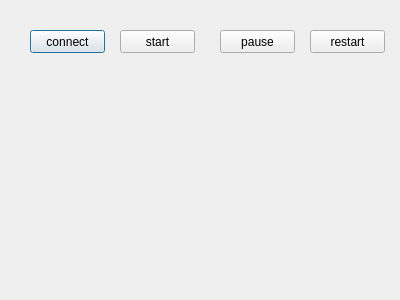
<?xml version="1.0" encoding="UTF-8"?>
<ui version="4.0">
 <class>TestSolverDialog</class>
 <widget class="QDialog" name="TestSolverDialog">
  <property name="geometry">
   <rect>
    <x>0</x>
    <y>0</y>
    <width>400</width>
    <height>300</height>
   </rect>
  </property>
  <property name="windowTitle">
   <string>TestSolverDialog</string>
  </property>
  <widget class="QPushButton" name="pushButton">
   <property name="geometry">
    <rect>
     <x>30</x>
     <y>30</y>
     <width>75</width>
     <height>23</height>
    </rect>
   </property>
   <property name="text">
    <string>connect</string>
   </property>
  </widget>
  <widget class="QPushButton" name="pushButton_2">
   <property name="geometry">
    <rect>
     <x>120</x>
     <y>30</y>
     <width>75</width>
     <height>23</height>
    </rect>
   </property>
   <property name="text">
    <string>start</string>
   </property>
  </widget>
  <widget class="QPushButton" name="pushButton_3">
   <property name="geometry">
    <rect>
     <x>220</x>
     <y>30</y>
     <width>75</width>
     <height>23</height>
    </rect>
   </property>
   <property name="text">
    <string>pause</string>
   </property>
  </widget>
  <widget class="QPushButton" name="pushButton_4">
   <property name="geometry">
    <rect>
     <x>310</x>
     <y>30</y>
     <width>75</width>
     <height>23</height>
    </rect>
   </property>
   <property name="text">
    <string>restart</string>
   </property>
  </widget>
 </widget>
 <layoutdefault spacing="6" margin="11"/>
 <resources/>
 <connections>
  <connection>
   <sender>pushButton</sender>
   <signal>clicked()</signal>
   <receiver>TestSolverDialog</receiver>
   <slot>onConnect()</slot>
   <hints>
    <hint type="sourcelabel">
     <x>60</x>
     <y>43</y>
    </hint>
    <hint type="destinationlabel">
     <x>114</x>
     <y>79</y>
    </hint>
   </hints>
  </connection>
  <connection>
   <sender>pushButton_2</sender>
   <signal>clicked()</signal>
   <receiver>TestSolverDialog</receiver>
   <slot>onStart()</slot>
   <hints>
    <hint type="sourcelabel">
     <x>155</x>
     <y>39</y>
    </hint>
    <hint type="destinationlabel">
     <x>178</x>
     <y>-12</y>
    </hint>
   </hints>
  </connection>
  <connection>
   <sender>pushButton_3</sender>
   <signal>clicked()</signal>
   <receiver>TestSolverDialog</receiver>
   <slot>onPause()</slot>
   <hints>
    <hint type="sourcelabel">
     <x>273</x>
     <y>35</y>
    </hint>
    <hint type="destinationlabel">
     <x>270</x>
     <y>-17</y>
    </hint>
   </hints>
  </connection>
  <connection>
   <sender>pushButton_4</sender>
   <signal>clicked()</signal>
   <receiver>TestSolverDialog</receiver>
   <slot>onRestart()</slot>
   <hints>
    <hint type="sourcelabel">
     <x>337</x>
     <y>34</y>
    </hint>
    <hint type="destinationlabel">
     <x>311</x>
     <y>-8</y>
    </hint>
   </hints>
  </connection>
 </connections>
 <slots>
  <slot>onConnect()</slot>
  <slot>onStart()</slot>
  <slot>onPause()</slot>
  <slot>onRestart()</slot>
 </slots>
</ui>
